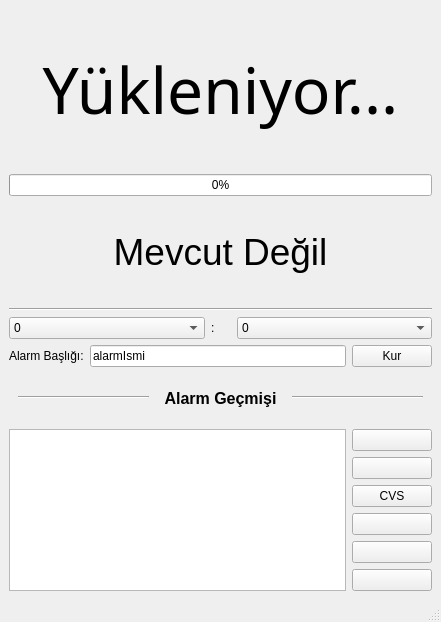
<?xml version="1.0" encoding="UTF-8"?>
<ui version="4.0">
 <class>MainWindow</class>
 <widget class="QMainWindow" name="MainWindow">
  <property name="geometry">
   <rect>
    <x>0</x>
    <y>0</y>
    <width>441</width>
    <height>622</height>
   </rect>
  </property>
  <property name="windowTitle">
   <string>Data Alarm</string>
  </property>
  <property name="windowIcon">
   <iconset resource="assets.qrc">
    <normaloff>:/assets/icons/alarm.png</normaloff>:/assets/icons/alarm.png</iconset>
  </property>
  <property name="styleSheet">
   <string notr="true"/>
  </property>
  <widget class="QWidget" name="centralwidget">
   <layout class="QGridLayout" name="gridLayout">
    <item row="1" column="0" colspan="3">
     <widget class="QProgressBar" name="progressBar">
      <property name="value">
       <number>0</number>
      </property>
     </widget>
    </item>
    <item row="7" column="2">
     <widget class="QPushButton" name="alarmKur">
      <property name="text">
       <string>Kur</string>
      </property>
     </widget>
    </item>
    <item row="8" column="0" colspan="3">
     <widget class="QWidget" name="horizontalWidget" native="true">
      <property name="maximumSize">
       <size>
        <width>16777215</width>
        <height>50</height>
       </size>
      </property>
      <layout class="QHBoxLayout" name="horizontalLayout">
       <item>
        <widget class="Line" name="line">
         <property name="orientation">
          <enum>Qt::Orientation::Horizontal</enum>
         </property>
        </widget>
       </item>
       <item>
        <widget class="QLabel" name="label">
         <property name="font">
          <font>
           <pointsize>12</pointsize>
           <bold>true</bold>
          </font>
         </property>
         <property name="text">
          <string>Alarm Geçmişi</string>
         </property>
         <property name="alignment">
          <set>Qt::AlignmentFlag::AlignCenter</set>
         </property>
        </widget>
       </item>
       <item>
        <widget class="Line" name="line_2">
         <property name="orientation">
          <enum>Qt::Orientation::Horizontal</enum>
         </property>
        </widget>
       </item>
      </layout>
     </widget>
    </item>
    <item row="7" column="0">
     <widget class="QLabel" name="label_3">
      <property name="text">
       <string>Alarm Başlığı:</string>
      </property>
     </widget>
    </item>
    <item row="0" column="0" colspan="3">
     <widget class="QLabel" name="guncelZaman">
      <property name="maximumSize">
       <size>
        <width>16777215</width>
        <height>250</height>
       </size>
      </property>
      <property name="font">
       <font>
        <family>Bahnschrift SemiBold</family>
        <pointsize>48</pointsize>
        <italic>false</italic>
        <fontweight>DemiBold</fontweight>
       </font>
      </property>
      <property name="text">
       <string>Yükleniyor...</string>
      </property>
      <property name="alignment">
       <set>Qt::AlignmentFlag::AlignCenter</set>
      </property>
     </widget>
    </item>
    <item row="7" column="1">
     <widget class="QLineEdit" name="lineEdit">
      <property name="inputMask">
       <string/>
      </property>
      <property name="text">
       <string>alarmIsmi</string>
      </property>
      <property name="placeholderText">
       <string/>
      </property>
      <property name="clearButtonEnabled">
       <bool>false</bool>
      </property>
     </widget>
    </item>
    <item row="9" column="0" colspan="3">
     <layout class="QGridLayout" name="gridLayout_2">
      <item row="1" column="1">
       <widget class="QPushButton" name="ayarlar">
        <property name="text">
         <string/>
        </property>
        <property name="icon">
         <iconset resource="assets.qrc">
          <normaloff>:/assets/icons/ayarlar.png</normaloff>:/assets/icons/ayarlar.png</iconset>
        </property>
        <property name="iconSize">
         <size>
          <width>24</width>
          <height>24</height>
         </size>
        </property>
        <property name="flat">
         <bool>false</bool>
        </property>
       </widget>
      </item>
      <item row="0" column="1">
       <widget class="QPushButton" name="tema">
        <property name="text">
         <string/>
        </property>
        <property name="icon">
         <iconset resource="assets.qrc">
          <normaloff>:/assets/icons/tema.png</normaloff>:/assets/icons/tema.png</iconset>
        </property>
        <property name="iconSize">
         <size>
          <width>32</width>
          <height>32</height>
         </size>
        </property>
       </widget>
      </item>
      <item row="2" column="1">
       <widget class="QPushButton" name="cvsAktarma">
        <property name="text">
         <string>CVS</string>
        </property>
       </widget>
      </item>
      <item row="4" column="1">
       <widget class="QPushButton" name="iceAktar">
        <property name="text">
         <string/>
        </property>
        <property name="icon">
         <iconset resource="assets.qrc">
          <normaloff>:/assets/icons/indirme.png</normaloff>:/assets/icons/indirme.png</iconset>
        </property>
        <property name="iconSize">
         <size>
          <width>24</width>
          <height>24</height>
         </size>
        </property>
       </widget>
      </item>
      <item row="5" column="1">
       <widget class="QPushButton" name="disaAktar">
        <property name="text">
         <string/>
        </property>
        <property name="icon">
         <iconset resource="assets.qrc">
          <normaloff>:/assets/icons/yukleme.png</normaloff>:/assets/icons/yukleme.png</iconset>
        </property>
        <property name="iconSize">
         <size>
          <width>24</width>
          <height>24</height>
         </size>
        </property>
       </widget>
      </item>
      <item row="3" column="1">
       <widget class="QPushButton" name="gecmisiTemizle">
        <property name="text">
         <string/>
        </property>
        <property name="icon">
         <iconset resource="assets.qrc">
          <normaloff>:/assets/icons/copKutusu</normaloff>:/assets/icons/copKutusu</iconset>
        </property>
        <property name="iconSize">
         <size>
          <width>24</width>
          <height>24</height>
         </size>
        </property>
       </widget>
      </item>
      <item row="0" column="0" rowspan="6">
       <widget class="QListWidget" name="listWidget"/>
      </item>
     </layout>
    </item>
    <item row="2" column="0" colspan="3">
     <widget class="QLabel" name="alarmZaman">
      <property name="maximumSize">
       <size>
        <width>16777215</width>
        <height>100</height>
       </size>
      </property>
      <property name="font">
       <font>
        <pointsize>28</pointsize>
       </font>
      </property>
      <property name="text">
       <string>Mevcut Değil</string>
      </property>
      <property name="alignment">
       <set>Qt::AlignmentFlag::AlignCenter</set>
      </property>
     </widget>
    </item>
    <item row="3" column="0" colspan="3">
     <widget class="Line" name="line_3">
      <property name="orientation">
       <enum>Qt::Orientation::Horizontal</enum>
      </property>
     </widget>
    </item>
    <item row="4" column="0" colspan="3">
     <layout class="QHBoxLayout" name="horizontalLayout_2">
      <item>
       <widget class="QComboBox" name="saat">
        <item>
         <property name="text">
          <string>0</string>
         </property>
        </item>
        <item>
         <property name="text">
          <string>1</string>
         </property>
        </item>
        <item>
         <property name="text">
          <string>2</string>
         </property>
        </item>
        <item>
         <property name="text">
          <string>3</string>
         </property>
        </item>
        <item>
         <property name="text">
          <string>4</string>
         </property>
        </item>
        <item>
         <property name="text">
          <string>5</string>
         </property>
        </item>
        <item>
         <property name="text">
          <string>6</string>
         </property>
        </item>
        <item>
         <property name="text">
          <string>7</string>
         </property>
        </item>
        <item>
         <property name="text">
          <string>8</string>
         </property>
        </item>
        <item>
         <property name="text">
          <string>9</string>
         </property>
        </item>
        <item>
         <property name="text">
          <string>10</string>
         </property>
        </item>
        <item>
         <property name="text">
          <string>11</string>
         </property>
        </item>
        <item>
         <property name="text">
          <string>12</string>
         </property>
        </item>
        <item>
         <property name="text">
          <string>13</string>
         </property>
        </item>
        <item>
         <property name="text">
          <string>14</string>
         </property>
        </item>
        <item>
         <property name="text">
          <string>15</string>
         </property>
        </item>
        <item>
         <property name="text">
          <string>16</string>
         </property>
        </item>
        <item>
         <property name="text">
          <string>17</string>
         </property>
        </item>
        <item>
         <property name="text">
          <string>18</string>
         </property>
        </item>
        <item>
         <property name="text">
          <string>19</string>
         </property>
        </item>
        <item>
         <property name="text">
          <string>20</string>
         </property>
        </item>
        <item>
         <property name="text">
          <string>21</string>
         </property>
        </item>
        <item>
         <property name="text">
          <string>22</string>
         </property>
        </item>
        <item>
         <property name="text">
          <string>23</string>
         </property>
        </item>
       </widget>
      </item>
      <item>
       <widget class="QLabel" name="label_2">
        <property name="maximumSize">
         <size>
          <width>20</width>
          <height>16777215</height>
         </size>
        </property>
        <property name="text">
         <string>:</string>
        </property>
       </widget>
      </item>
      <item>
       <widget class="QComboBox" name="dakika">
        <item>
         <property name="text">
          <string>0</string>
         </property>
        </item>
        <item>
         <property name="text">
          <string>1</string>
         </property>
        </item>
        <item>
         <property name="text">
          <string>2</string>
         </property>
        </item>
        <item>
         <property name="text">
          <string>3</string>
         </property>
        </item>
        <item>
         <property name="text">
          <string>4</string>
         </property>
        </item>
        <item>
         <property name="text">
          <string>5</string>
         </property>
        </item>
        <item>
         <property name="text">
          <string>6</string>
         </property>
        </item>
        <item>
         <property name="text">
          <string>7</string>
         </property>
        </item>
        <item>
         <property name="text">
          <string>8</string>
         </property>
        </item>
        <item>
         <property name="text">
          <string>9</string>
         </property>
        </item>
        <item>
         <property name="text">
          <string>10</string>
         </property>
        </item>
        <item>
         <property name="text">
          <string>11</string>
         </property>
        </item>
        <item>
         <property name="text">
          <string>12</string>
         </property>
        </item>
        <item>
         <property name="text">
          <string>13</string>
         </property>
        </item>
        <item>
         <property name="text">
          <string>14</string>
         </property>
        </item>
        <item>
         <property name="text">
          <string>15</string>
         </property>
        </item>
        <item>
         <property name="text">
          <string>16</string>
         </property>
        </item>
        <item>
         <property name="text">
          <string>17</string>
         </property>
        </item>
        <item>
         <property name="text">
          <string>18</string>
         </property>
        </item>
        <item>
         <property name="text">
          <string>19</string>
         </property>
        </item>
        <item>
         <property name="text">
          <string>20</string>
         </property>
        </item>
        <item>
         <property name="text">
          <string>21</string>
         </property>
        </item>
        <item>
         <property name="text">
          <string>22</string>
         </property>
        </item>
        <item>
         <property name="text">
          <string>23</string>
         </property>
        </item>
        <item>
         <property name="text">
          <string>24</string>
         </property>
        </item>
        <item>
         <property name="text">
          <string>25</string>
         </property>
        </item>
        <item>
         <property name="text">
          <string>26</string>
         </property>
        </item>
        <item>
         <property name="text">
          <string>27</string>
         </property>
        </item>
        <item>
         <property name="text">
          <string>28</string>
         </property>
        </item>
        <item>
         <property name="text">
          <string>29</string>
         </property>
        </item>
        <item>
         <property name="text">
          <string>30</string>
         </property>
        </item>
        <item>
         <property name="text">
          <string>31</string>
         </property>
        </item>
        <item>
         <property name="text">
          <string>32</string>
         </property>
        </item>
        <item>
         <property name="text">
          <string>33</string>
         </property>
        </item>
        <item>
         <property name="text">
          <string>34</string>
         </property>
        </item>
        <item>
         <property name="text">
          <string>35</string>
         </property>
        </item>
        <item>
         <property name="text">
          <string>36</string>
         </property>
        </item>
        <item>
         <property name="text">
          <string>37</string>
         </property>
        </item>
        <item>
         <property name="text">
          <string>38</string>
         </property>
        </item>
        <item>
         <property name="text">
          <string>39</string>
         </property>
        </item>
        <item>
         <property name="text">
          <string>40</string>
         </property>
        </item>
        <item>
         <property name="text">
          <string>41</string>
         </property>
        </item>
        <item>
         <property name="text">
          <string>42</string>
         </property>
        </item>
        <item>
         <property name="text">
          <string>43</string>
         </property>
        </item>
        <item>
         <property name="text">
          <string>44</string>
         </property>
        </item>
        <item>
         <property name="text">
          <string>45</string>
         </property>
        </item>
        <item>
         <property name="text">
          <string>46</string>
         </property>
        </item>
        <item>
         <property name="text">
          <string>47</string>
         </property>
        </item>
        <item>
         <property name="text">
          <string>48</string>
         </property>
        </item>
        <item>
         <property name="text">
          <string>49</string>
         </property>
        </item>
        <item>
         <property name="text">
          <string>50</string>
         </property>
        </item>
        <item>
         <property name="text">
          <string>51</string>
         </property>
        </item>
        <item>
         <property name="text">
          <string>52</string>
         </property>
        </item>
        <item>
         <property name="text">
          <string>53</string>
         </property>
        </item>
        <item>
         <property name="text">
          <string>54</string>
         </property>
        </item>
        <item>
         <property name="text">
          <string>55</string>
         </property>
        </item>
        <item>
         <property name="text">
          <string>56</string>
         </property>
        </item>
        <item>
         <property name="text">
          <string>57</string>
         </property>
        </item>
        <item>
         <property name="text">
          <string>58</string>
         </property>
        </item>
        <item>
         <property name="text">
          <string>59</string>
         </property>
        </item>
       </widget>
      </item>
     </layout>
    </item>
   </layout>
  </widget>
  <widget class="QMenuBar" name="menubar">
   <property name="geometry">
    <rect>
     <x>0</x>
     <y>0</y>
     <width>441</width>
     <height>21</height>
    </rect>
   </property>
  </widget>
  <widget class="QStatusBar" name="statusbar"/>
 </widget>
 <resources>
  <include location="assets.qrc"/>
 </resources>
 <connections/>
</ui>
